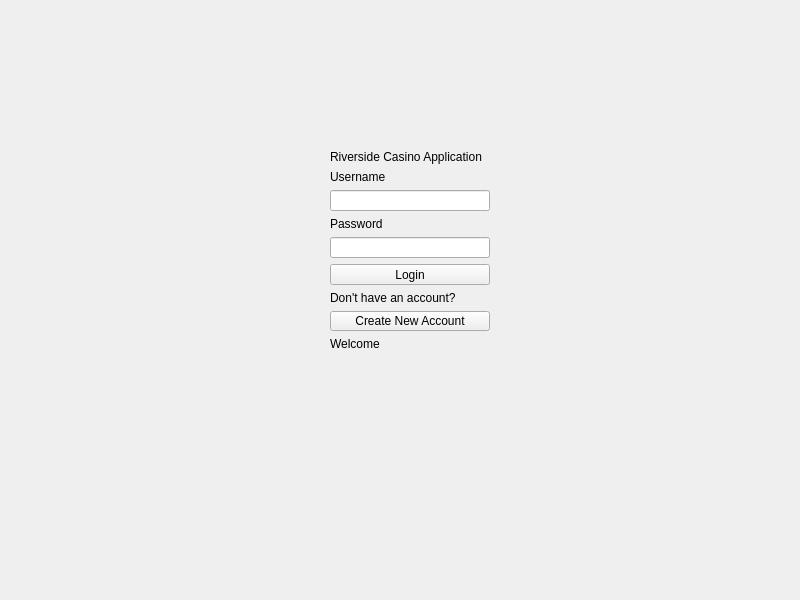
<?xml version="1.0" encoding="UTF-8"?>
<ui version="4.0">
 <class>Login</class>
 <widget class="QWidget" name="Login">
  <property name="geometry">
   <rect>
    <x>0</x>
    <y>0</y>
    <width>800</width>
    <height>600</height>
   </rect>
  </property>
  <property name="windowTitle">
   <string>Login</string>
  </property>
  <widget class="QWidget" name="verticalLayoutWidget">
   <property name="geometry">
    <rect>
     <x>330</x>
     <y>150</y>
     <width>160</width>
     <height>201</height>
    </rect>
   </property>
   <layout class="QVBoxLayout" name="verticalLayout">
    <item>
     <widget class="QLabel" name="label_4">
      <property name="text">
       <string>Riverside Casino Application</string>
      </property>
     </widget>
    </item>
    <item>
     <widget class="QLabel" name="label_2">
      <property name="text">
       <string>Username</string>
      </property>
     </widget>
    </item>
    <item>
     <widget class="QLineEdit" name="user"/>
    </item>
    <item>
     <widget class="QLabel" name="label">
      <property name="text">
       <string>Password</string>
      </property>
     </widget>
    </item>
    <item>
     <widget class="QLineEdit" name="password"/>
    </item>
    <item>
     <widget class="QPushButton" name="pushButton">
      <property name="text">
       <string>Login</string>
      </property>
     </widget>
    </item>
    <item>
     <widget class="QLabel" name="label_3">
      <property name="text">
       <string>Don't have an account?</string>
      </property>
     </widget>
    </item>
    <item>
     <widget class="QPushButton" name="pushButton_2">
      <property name="text">
       <string>Create New Account</string>
      </property>
     </widget>
    </item>
    <item>
     <widget class="QLabel" name="error_message">
      <property name="text">
       <string>Welcome</string>
      </property>
     </widget>
    </item>
   </layout>
  </widget>
 </widget>
 <resources/>
 <connections/>
</ui>
